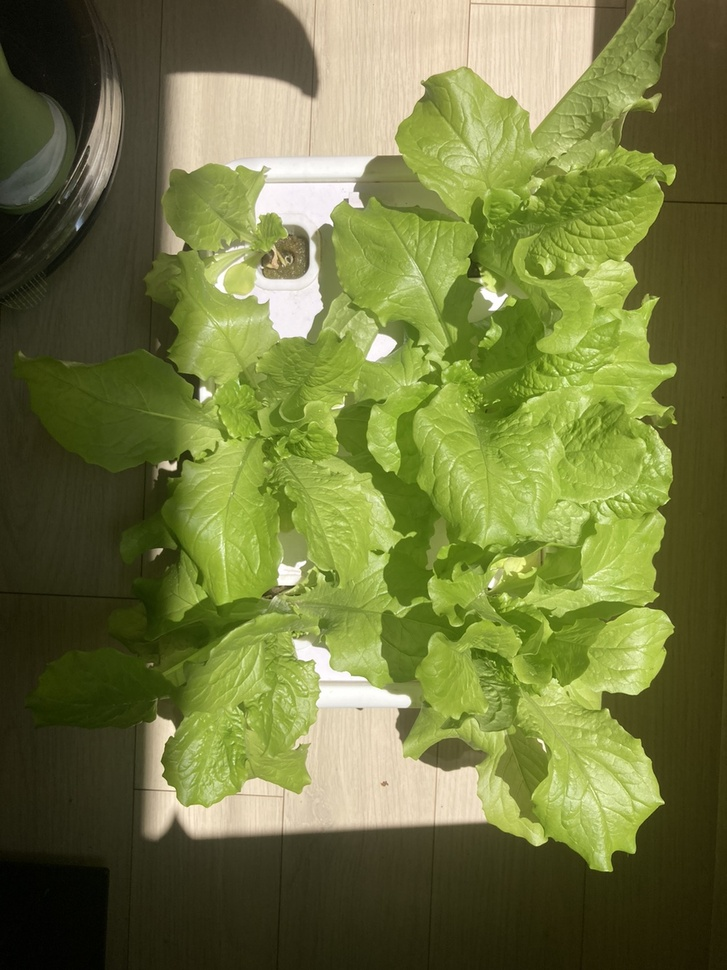
#> input picture lettuce0514.jpg, 727 x 970 px, shrunk from 1000 x 1334 before the run
$ python 06_leafSize_AdaptiveThresh_EliminateNoises.py
#> lines starting #> are read from the running program, lines starting #| are printed output that depends on the picture; after the words box and inside, x2 and y2 are one past the last pixel; in counts of white or black regions, pixels touching at a corner belong together
import cv2
import numpy as np
import os

# 스크립트의 현재 디렉토리 얻기
script_dir = os.path.dirname(os.path.abspath(__file__))

# 이미지 경로 설정 (스크립트와 동일한 디렉토리)
image_path = os.path.join(script_dir, 'lettuce0514.jpg')

# 이미지 읽기
image = cv2.imread(image_path)
#> image is the input picture: shape (970, 727, 3); mean B, G, R 63.5, 120.1, 113.9

# 이미지가 제대로 읽혔는지 확인
if image is None:
    print("Error: Image not found or unable to load.")
else:
    # BGR에서 HSV로 변환
    hsv = cv2.cvtColor(image, cv2.COLOR_BGR2HSV)
#> hsv: shape (970, 727, 3); mean H, S, V 31.8, 137.7, 122.9

    # HSV에서 V 채널을 추출
    h, s, v = cv2.split(hsv)
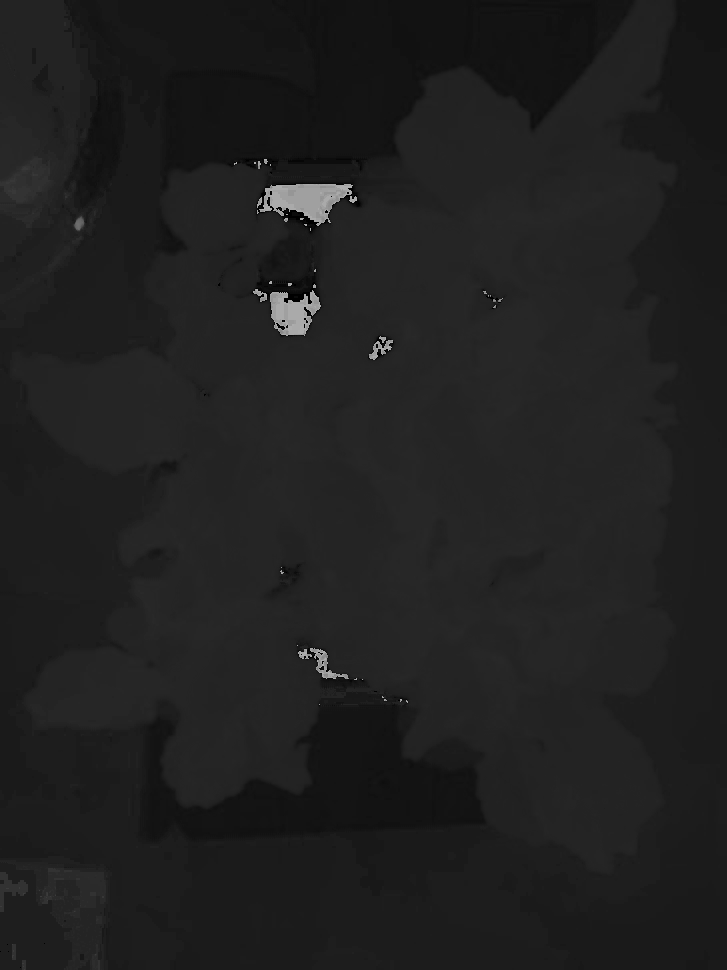
#> h: shape (970, 727); min 0, max 177, mean 31.8
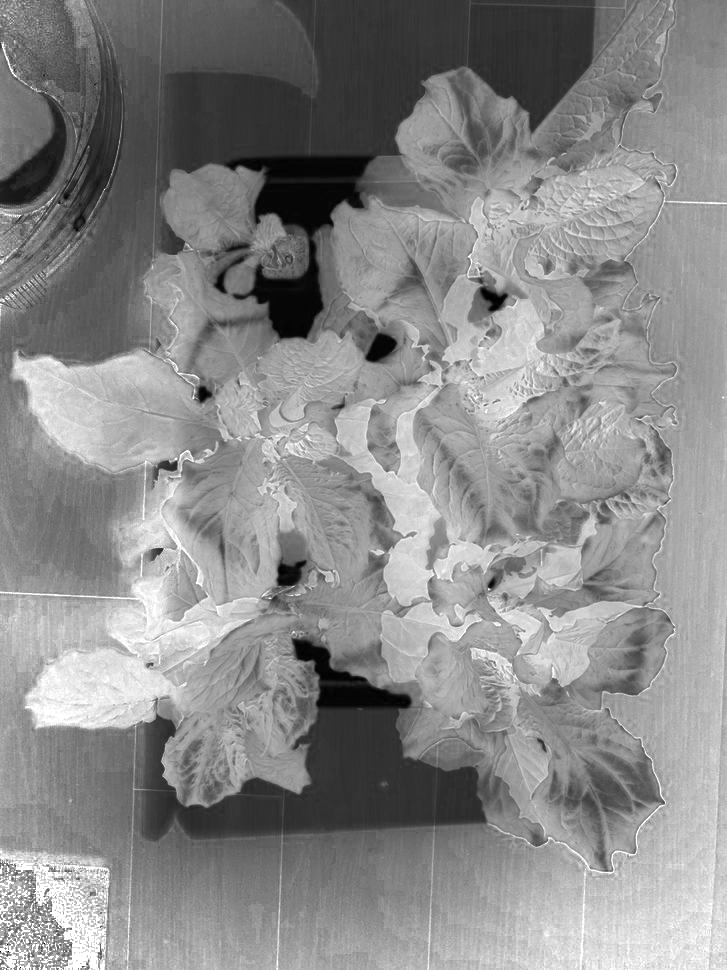
#> s: shape (970, 727); min 0, max 255, mean 137.7
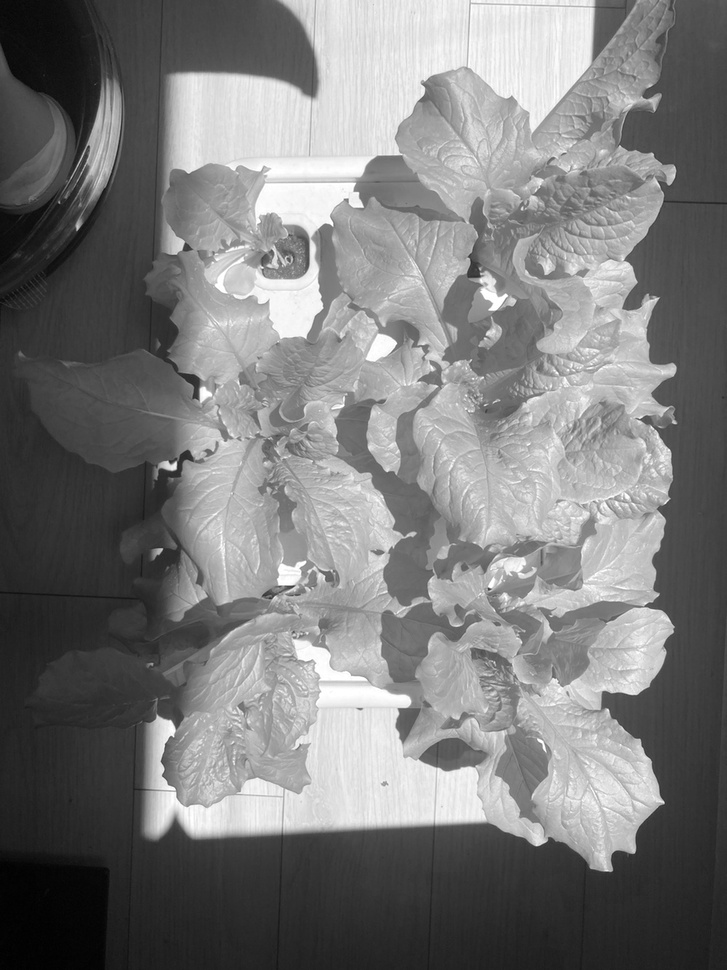
#> v: shape (970, 727); min 0, max 255, mean 122.9

    # 적응형 이진화 적용
    v_blur = cv2.GaussianBlur(v, (5, 5), 0)
    adaptive_thresh = cv2.adaptiveThreshold(
        v_blur, 255, cv2.ADAPTIVE_THRESH_GAUSSIAN_C, cv2.THRESH_BINARY, 11, 2)
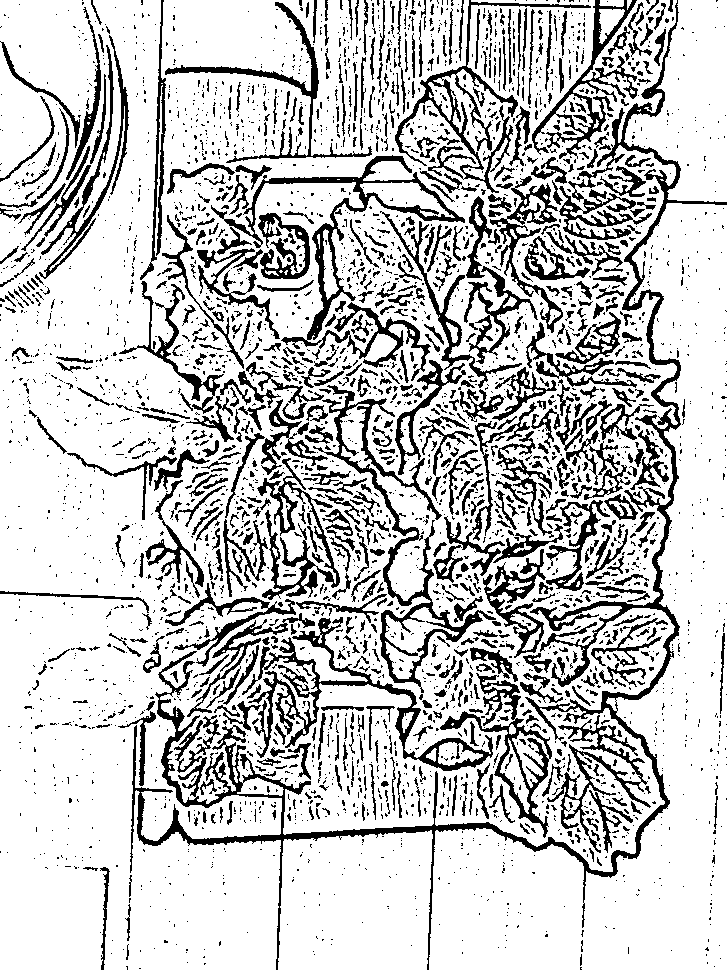
#> adaptive_thresh: shape (970, 727); 78.4% white; 3595 black regions (2845 under 20 px), largest, box (x1, y1, x2, y2) and area: (130, 0, 727, 970) 20102, (211, 155, 465, 381) 5809, (242, 617, 493, 771) 5056

    # 녹색의 HSV 범위 정의
    lower_green = np.array([35, 100, 100])
    upper_green = np.array([85, 255, 255])

    # 녹색 부분 마스크 생성
    mask_hsv = cv2.inRange(hsv, lower_green, upper_green)
#> mask_hsv: shape (970, 727); 35.5% white; 93 white regions (81 under 20 px), largest, box (x1, y1, x2, y2) and area: (136, 44, 676, 872) 249034, (250, 214, 287, 250) 685, (656, 418, 672, 427) 80

    # 적응형 이진화와 HSV 마스크 결합
    combined_mask = cv2.bitwise_and(mask_hsv, adaptive_thresh)
#> combined_mask: shape (970, 727); 23.3% white; 482 white regions (360 under 20 px), largest, box (x1, y1, x2, y2) and area: (136, 118, 676, 872) 142891, (170, 168, 248, 322) 4699, (385, 607, 456, 679) 2028

    # 모폴로지 연산 (침식 후 팽창)
    kernel = np.ones((5, 5), np.uint8)
    combined_mask = cv2.morphologyEx(combined_mask, cv2.MORPH_CLOSE, kernel)
#> combined_mask: shape (970, 727); 34.4% white; 55 white regions (47 under 20 px), largest, box (x1, y1, x2, y2) and area: (136, 44, 676, 872) 241309, (250, 218, 287, 250) 574, (425, 100, 438, 106) 42
    combined_mask = cv2.morphologyEx(combined_mask, cv2.MORPH_OPEN, kernel)
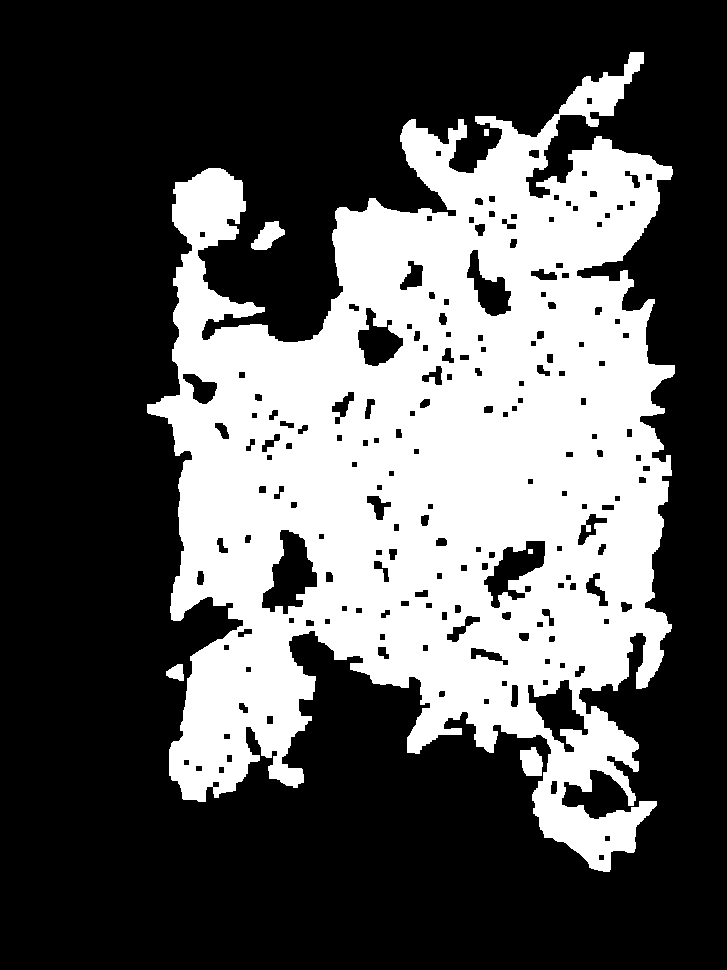
#> combined_mask: shape (970, 727); 33.9% white; 6 white regions

    # 큰 컨투어 선택
    contours, _ = cv2.findContours(combined_mask, cv2.RETR_EXTERNAL, cv2.CHAIN_APPROX_SIMPLE)
#> contours = 5 contours; box (x1, y1, x2, y2) and area: (147, 52, 675, 872) 253934, (251, 221, 285, 250) 506, (520, 747, 543, 776) 472, (166, 664, 184, 681) 186, (484, 129, 489, 136) 24
    if contours:
        largest_contour = max(contours, key=cv2.contourArea)
#> largest_contour = contour of 2191 points, box (x1, y1, x2, y2) (147, 52, 675, 872), area 253934
        combined_mask = np.zeros_like(combined_mask)
        cv2.drawContours(combined_mask, [largest_contour], -1, 255, thickness=cv2.FILLED)
#> combined_mask: shape (970, 727); 36.4% white; 1 white region, box (x1, y1, x2, y2) and area: (147, 52, 675, 872) 256857

    # 녹색 부분만 추출
    green_parts = cv2.bitwise_and(image, image, mask=combined_mask)
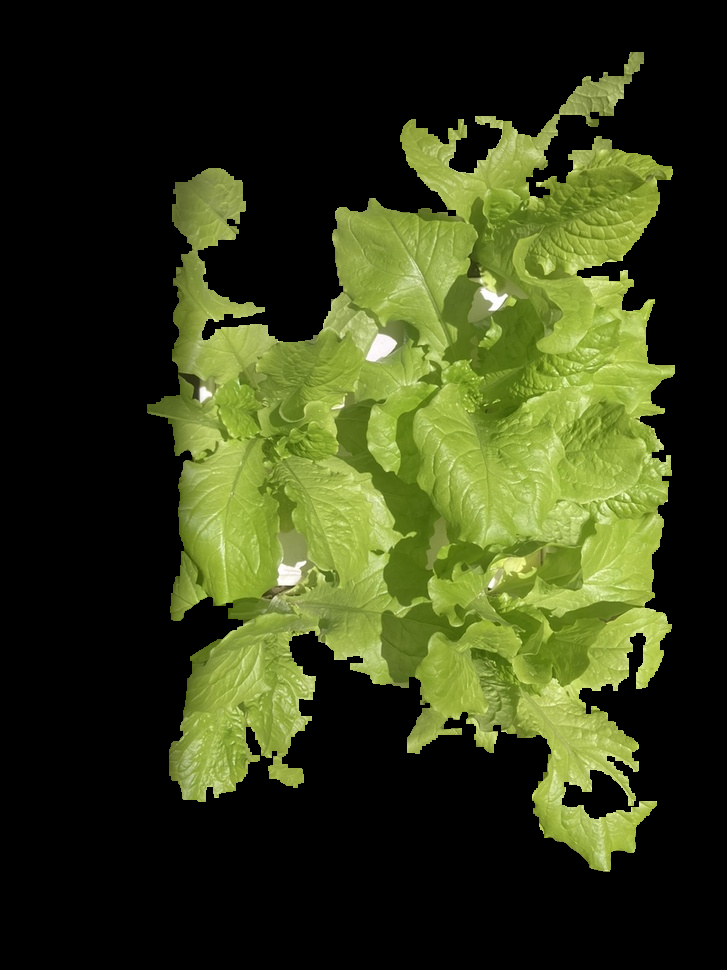
#> green_parts: shape (970, 727, 3); mean B, G, R 24.4, 60.2, 52.6

    # 녹색 픽셀 개수 계산
    green_pixel_count = cv2.countNonZero(combined_mask)
#> green_pixel_count = 256857
    print(f"Number of green pixels: {green_pixel_count}")
#| Number of green pixels: 256857

    # 원본 이미지와 녹색 부분 이미지 시각화
    cv2.imshow('Original Image', image)
    cv2.imshow('Green Parts', green_parts)
    cv2.waitKey(0)
    cv2.destroyAllWindows()
